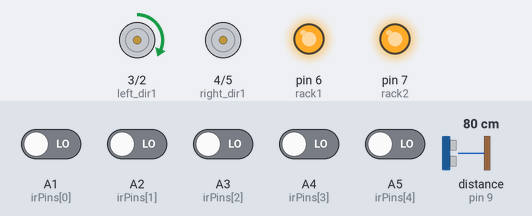
A sketch run on a simulated Arduino Nano, built with avr-gcc and run on an emulated ATmega328P. Parts: motor-driver pin pairs drawn as motors (green arrow = first pin HIGH = forward, orange = second pin HIGH = backward, longer = more drive, scaled by the enable pin), output pins drawn as LEDs (lit = HIGH). Wiring (inferred from the names in the program): ultrasonic range finder: trigger pin 8; echo pin 9. Inputs (shaded band) come from the test bench; at power-on: A1 (irPins[0]), A2 (irPins[1]), A3 (irPins[2]), A4 (irPins[3]), A5 (irPins[4]) LOW, distance to the obstacle (sensor on pin 9) 80 cm. The echo pulse lasts 58.3 µs per cm; pins used as bus, display or sensor lines are not drawn; what the sketch prints to the serial monitor is not drawn.

Above: at 1.2 s.
1.3 s: distance to the obstacle (sensor on pin 9) set to 12 cm
2.8 s: distance to the obstacle (sensor on pin 9) set to 9 cm
At 3.5 s:
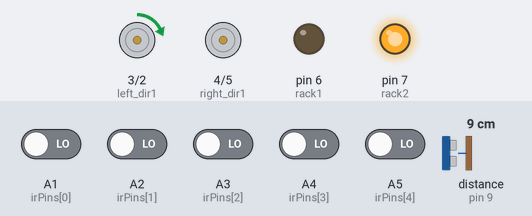
4.3 s: distance to the obstacle (sensor on pin 9) set to 18 cm
At 4.7 s:
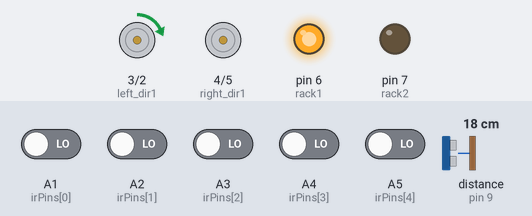
7.3 s: A1 (irPins[0]) driven HIGH
At 8.1 s:
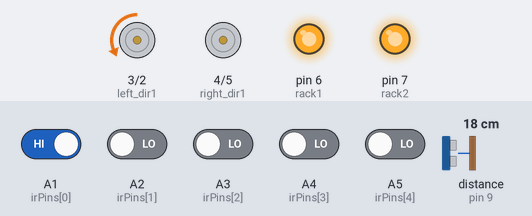
8.8 s: distance to the obstacle (sensor on pin 9) set to 2 cm
At 9.4 s:
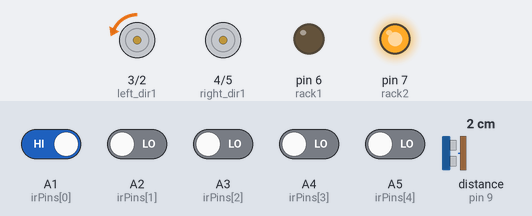
10.3 s: distance to the obstacle (sensor on pin 9) set to 35 cm
At 11.5 s:
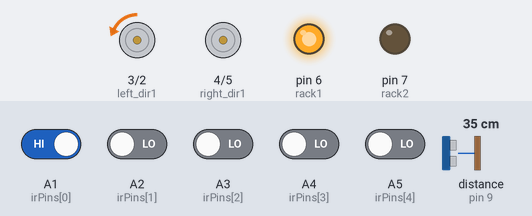
Timing chart, 0 to 13.3 s (numbered marks = the images above; inputs shaded):
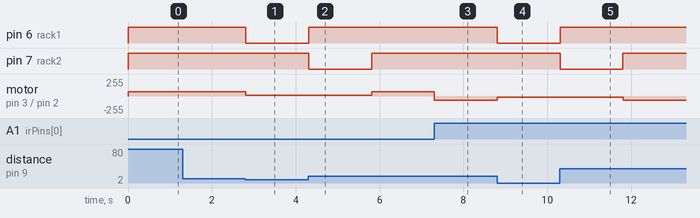

Measured:
- the behaviour switches between 11 and 10 cm on distance to the obstacle (sensor on pin 9) (found by bisection; images 0 and 1)
- after the input at 2.8 s, pin 6 (rack1): HIGH → LOW at once; motor on pin 3 (left_dir1) / pin 2 (left_dir2): forward 65/255 → forward 15/255 at once
- after the input at 4.3 s, pin 6 (rack1): LOW → HIGH at once; pin 7 (rack2): HIGH → LOW at once, → HIGH 1.5 s later; motor on pin 3 (left_dir1) / pin 2 (left_dir2): forward 15/255 → forward 65/255 after 1.5 s
- after the input at 7.3 s, motor on pin 3 (left_dir1) / pin 2 (left_dir2): forward 65/255 → backward 65/255 at once
- after the input at 8.8 s, pin 6 (rack1): HIGH → LOW at once; motor on pin 3 (left_dir1) / pin 2 (left_dir2): backward 65/255 → backward 15/255 at once
- after the input at 10.3 s, pin 6 (rack1): LOW → HIGH at once; pin 7 (rack2): HIGH → LOW at once, → HIGH 1.5 s later; motor on pin 3 (left_dir1) / pin 2 (left_dir2): backward 15/255 → backward 65/255 after 1.5 s

The sketch:

LineFollower.ino
```cpp
//PINS FOR DRIVER NEEDS UPDATING
//NEED TO UPDATE THE RELAY WIRES PHYSICALLY
#define left_dir1 3//defining all the motor pins for the motor driver
#define left_dir2 2
#define left_enable 10

#define right_dir1 4
#define right_dir2 5
#define right_enable 12

/**
#define left_dir1 4//defining all the motor pins for the motor driver
#define left_dir2 5
#define left_enable 10

#define right_dir1 3
#define right_dir2 2
#define right_enable 12*/
#define trig  8  //defining the Trigger and Echo pin of Ultrasonic Sensor
#define echo  9

#define rack1 6
#define rack2 7  //This part is for handling the Rack and Pinion Mechanism


const int irPins[6] = {A1, A2, A3, A4, A5, A6}; //Though 8 sensors are there but 6 sensor are used in this code
//const int irPins[6] = {A6,A5,A4,A3,A2,A1};
int irSensorDigital[6] = {0, 0, 0, 0, 0, 0}; //Set the basic value to 0 for all the sensors
int irSensors = B000000; //The value of the sensors are stored in the variable isSensors
int count = 0; //For PID calculation
int error = 0; //For PID calculation
int errorLast = 0;  //For PID calculation
int correction = 0; //For PID calculation
int sensorsOnLine =0;
int lastSensOn =0;

int maxSpeed = 65; //adjust for oyur own bot, if your bot is driving too fast reduce this else increase this
int motorLSpeed = 0;
int motorRSpeed = 0;
int duration;
unsigned int dist;
unsigned int obstkl = 10;

int rev=0;
void setup(){
  Serial.begin(9600);
  pinMode(left_dir1, OUTPUT); //Set the pins for controlling the motor as OUTPUT
  pinMode(left_dir2, OUTPUT);
  pinMode(right_dir1, OUTPUT);
  pinMode(right_dir2, OUTPUT);
  pinMode(left_enable, OUTPUT);
  pinMode(right_enable, OUTPUT);
  pinMode(rack1, OUTPUT);
  pinMode(rack2, OUTPUT);
  pinMode(trig, OUTPUT);
  pinMode(echo, INPUT);

  digitalWrite(trig, LOW);
  digitalWrite(rack1, HIGH);
  digitalWrite(rack2, HIGH);


  dist = 0;
  dist -= 1;

  /* Set-up IR sensor pins as input */
  for (int i = 0; i < 6; i++)
  {
    pinMode(irPins[i], INPUT);
  }
motorLSpeed=65;
Drive();
}

void loop() {
  ultrasonic(); //For measuring the distance
  Scan(); //for scanning the sensors
  UpdateError(); //for PID calculation
  UpdateCorrection();////for PID calculation
  if (dist < obstkl) {
    motorLSpeed = 0;
    motorRSpeed = 0;
  }

  Drive(); //For driving the motor
  rack(); // For movement of rack and pinion
  //Serial.println();
}

void Scan()
{
  count = 0;

  irSensors = B000000;

  for (int i = 0; i < 6; i++)
  {
//CHANGED for event!
    if (digitalRead(irPins[i]) == 1)
      irSensorDigital[i] = 1;
    if (digitalRead(irPins[i]) == 0)
      irSensorDigital[i] = 0;

    count = count + irSensorDigital[i];
    int b = 5 - i;
    irSensors = irSensors + (irSensorDigital[i] << b); //For summing up the sensor value as a binary input
    //Serial.print(irSensorDigital[i]);
  }
  //Serial.println();
}

void UpdateError() { //This whole part is for PID calculation, the error is minimized, and the speed of motor is determined

  errorLast = error;
  lastSensOn = sensorsOnLine;

  switch (irSensors) {

    case B000000:                         //No sensor is on the line
      if (errorLast < 0) {
        error = -180;
        sensorsOnLine=0;
      }
      else if (errorLast > 0) {
        error = 180;
        sensorsOnLine=0;
      }
    /*  else
      {
    /*analogWrite(right_enable, abs(55));
    digitalWrite(right_dir1, LOW);
    digitalWrite(right_dir2, HIGH);
    analogWrite(left_enable, abs(55));
    digitalWrite(left_dir1, LOW);
    digitalWrite(left_dir2, HIGH);
    rev=1;
    //Serial.print("REVERSEDDDDD ");*/
    //  }

      break;

    case B100000: // leftmost sensor on the line
      error = -150;
      sensorsOnLine=1;
      break;

    case B010000: //2nd left sensor on the line
      error = -90;
      sensorsOnLine=1;
      break;

    case B001000: // 3rd left sensor on the line
      error = -30;
      sensorsOnLine=1;
      break;

    case B000100: // 3rd right sensor on the line
      error = 30;
      sensorsOnLine=1;
      break;

    case B000010: // 2nd right sensor on the line
      error = 90;
      sensorsOnLine=1;
      break;

    case B000001: // rightmost sensor on the line
      error = 150;
      sensorsOnLine=1;
      break;

    /* 2 Sensors on the line */

    case B110000:
      error = -120;
      sensorsOnLine=2;
      break;

    case B011000:
      error = -60;
      sensorsOnLine=2;
      break;

    case B001100:
      error = 0;
      sensorsOnLine=2;
      break;

    case B000110:
      error = 60;
      sensorsOnLine=2;
      break;

    case B000011:
      error = 120;
      sensorsOnLine=2;
      break;

    /* 3 Sensors on the line */

    case B111000:
    case B011100:
      error = -150;
      sensorsOnLine=3;
      break;

    case B000111:
    case B001110:
      error = 150;
      sensorsOnLine=3;
      break;

    /* 4 Sensors on the line */
    case B111100:
      error = -150;
      sensorsOnLine=4;
      break;

    case B111010:
      error = -150;
      sensorsOnLine=4;
      break;

    case B001111:
      error = 150;
      sensorsOnLine=4;
      break;

    case B010111:
      error = 150;
      sensorsOnLine=4;
      break;

    /* 5 Sensors on the line */
    case B111110:
      error = -150;
      sensorsOnLine=5;
      break;

    case B011111:
      error = +150;
      sensorsOnLine=5;
      break;

    case B111111:
      error = 0;
      sensorsOnLine=6;
      break;

    default:
      error = errorLast;
      sensorsOnLine=lastSensOn;
  }
}

void UpdateCorrection() { //error are corrected here

  if (error >= 0 && error < 30) {
    correction = 0;
  }

  else if (error >= 30 && error < 60) {
    correction = 15;
  }

  else if (error >= 60 && error < 90) {
    correction = 40;
  }

  else if (error >= 90 && error < 120) {
    correction = 55;
  }

  else if (error >= 120 && error < 150) {
    correction = 75;
  }

  else if (error >= 150 && error < 180) {
    correction = 85;
  }

  else if (error >= 180) {
    correction = 305;
  }

  if (error <= 0 && error > -30) {
    correction = 0;
  }

  else if (error <= -30 && error > -60) {
    correction = -15;
  }

  else if (error <= -60 && error > -90) {
    correction = -40;
  }

  else if (error <= -90 && error > -120) {
    correction = -55;
  }

  else if (error <= -120 && error > -150) {
    correction = -75;
  }

  else if (error <= -150 && error > -180) {
    correction = -85;
  }

  else if (error <= -180) {
    correction = -305;
  }

  if (correction >= 0) {
    motorRSpeed = maxSpeed;
    motorLSpeed = maxSpeed - correction;
  }

  else if (correction < 0) {
    motorRSpeed = maxSpeed + correction;
    motorLSpeed = maxSpeed;
  }
  //Serial.print("ERROR:");
  //Serial.print(error);
  //Serial.print("   ");
  //Serial.print("CORRECTION:");
  //Serial.print(correction);
  //Serial.print("   ");
  //Serial.print("RSPEDD: ");
  //Serial.print(motorRSpeed);
  //Serial.print("   ");
  //Serial.print("LSPEDD: ");
  //Serial.print(motorLSpeed);
  //Serial.print("   ");
}

void Drive() { //This function will drive the motor
  if (rev==1){
    return;
  }
  if (motorRSpeed > 255) {
    motorRSpeed = 255;
  }
  else if (motorRSpeed < -255) {
    motorRSpeed = -255;
  }

  if (motorLSpeed > 255) {
    motorLSpeed = 255;
  }
  else if (motorLSpeed < -255) {
    motorLSpeed = -255;
  }

    if (motorRSpeed <15&& motorRSpeed>=0) {
    motorRSpeed = 15;
  }
  else if (motorRSpeed >-15&& motorRSpeed<=0) {
    motorRSpeed = -15;
  }
    if (motorLSpeed <15&& motorLSpeed>=0) {
    motorLSpeed = 15;
  }
  else if (motorLSpeed >-15&& motorLSpeed<=0) {
    motorLSpeed = -15;
  }

  if (motorRSpeed < -maxSpeed){
    motorRSpeed = -maxSpeed;
  }
  else if (motorRSpeed >maxSpeed){
    motorRSpeed = maxSpeed;
  }

  if (motorLSpeed < -maxSpeed){
    motorLSpeed = -maxSpeed;
  }
  else if (motorLSpeed >maxSpeed){
    motorLSpeed = maxSpeed;
  }

  if (abs(error)>=120){
    motorLSpeed=-motorLSpeed;
    motorRSpeed=-motorRSpeed;
  }
//-305 to 560
/*
motorRSpeed = map(motorRSpeed,maxSpeed-305,maxSpeed+305,-maxSpeed,maxSpeed)+10;
motorLSpeed = map(motorLSpeed,maxSpeed-305,maxSpeed+305,-maxSpeed,maxSpeed)+10;
*/

  if (motorRSpeed > 0) { // right motor forward (using PWM)
    analogWrite(right_enable, motorRSpeed);
    digitalWrite(right_dir1, HIGH);
    digitalWrite(right_dir2, LOW);
  }

  else if (motorRSpeed < 0) {// right motor reverse (using PWM)
    analogWrite(right_enable, abs(motorRSpeed));
    digitalWrite(right_dir1, LOW);
    digitalWrite(right_dir2, HIGH);
  }

  else if (motorRSpeed == 0) { // right motor fast stop
    analogWrite(right_enable, HIGH);
    digitalWrite(right_dir1, LOW);
    digitalWrite(right_dir2, LOW);
  }

  if (motorLSpeed > 0) { // right motor forward (using PWM)
    analogWrite(left_enable, motorLSpeed);
    digitalWrite(left_dir1, HIGH);
    digitalWrite(left_dir2, LOW);
  }

  else if (motorLSpeed < 0) { // right motor reverse (using PWM)
    analogWrite(left_enable, abs(motorLSpeed));
    digitalWrite(left_dir1, LOW);
    digitalWrite(left_dir2, HIGH);
  }

  else if (motorLSpeed == 0) { // left motor fast stop
    digitalWrite(left_enable, HIGH);
    digitalWrite(left_dir1, LOW);
    digitalWrite(left_dir2, LOW);
  }

  //Serial.print("AL:");
  //Serial.print(motorLSpeed);
  //Serial.print("   ");
  //Serial.print("AR:");
  //Serial.print(motorRSpeed);
  //Serial.print("   ");
}
void ultrasonic() {
  dist = 0;
  digitalWrite(trig, LOW);
delayMicroseconds(2);
digitalWrite(trig, HIGH);
delayMicroseconds(10);
digitalWrite(trig, LOW);
duration = pulseIn(echo, HIGH);
dist= duration*0.034/2;
  Serial.println(dist);
}

void rack() {
  if(dist >= obstkl)
    return;
  unsigned long tm = millis();
  digitalWrite(rack1, LOW);
  do {
    ultrasonic();
  } while(dist < obstkl);
  tm = millis() - tm;
  digitalWrite(rack1, HIGH);
  digitalWrite(rack2, LOW);
  delay(tm);
  digitalWrite(rack1, HIGH);
  digitalWrite(rack2, HIGH);
}
```
